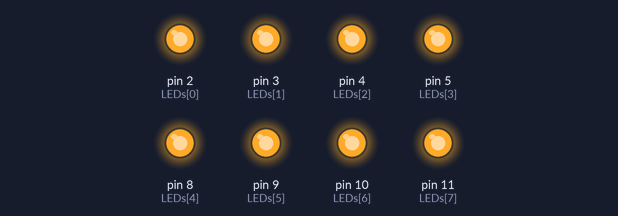
The sketch below on a simulated Arduino Uno, built with avr-gcc and run on an emulated ATmega328P. On the bench: output pins drawn as LEDs (lit = HIGH).

Above: at 0.1 s.
At 4.7 s:
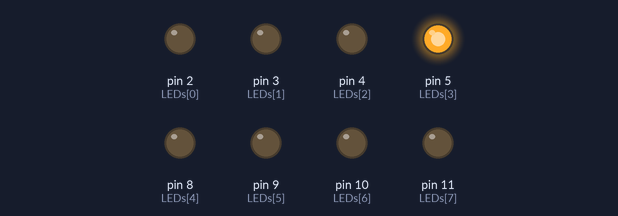
At 9.9 s:
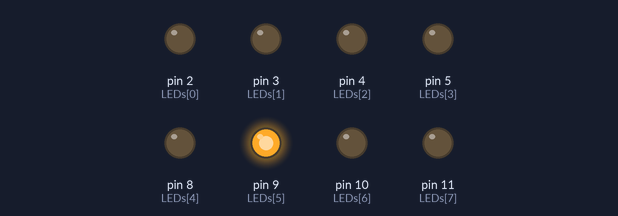
At 19.9 s:
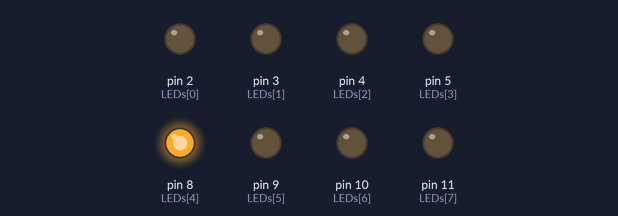
At 29.9 s:
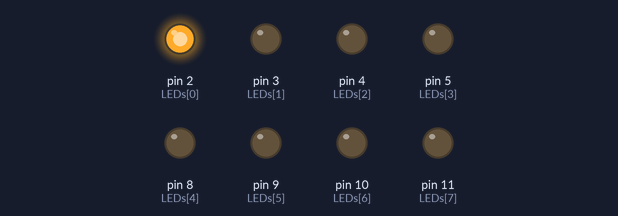
At 39.9 s:
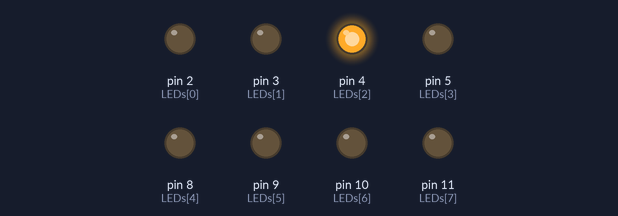
Timing chart, 0 to 40.0 s (numbered marks = the images above):
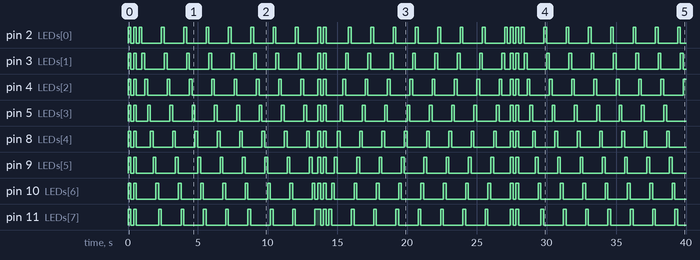

Measured:
- by itself, pin 2 (LEDs[0]): LOW → HIGH at 0.00 s, → LOW 0.20 s later, → HIGH 0.20 s later, → LOW 0.20 s later, … (60 changes in this stretch)
- by itself, pin 3 (LEDs[1]): LOW → HIGH at 0.00 s, → LOW 0.20 s later, → HIGH 0.20 s later, → LOW 0.20 s later, … (60 changes in this stretch)
- by itself, pin 4 (LEDs[2]): LOW → HIGH at 0.00 s, → LOW 0.20 s later, → HIGH 0.20 s later, → LOW 0.20 s later, … (59 changes in this stretch)
- by itself, pin 5 (LEDs[3]): moves between LOW and HIGH, repeating every 13.8 s
- by itself, pin 8 (LEDs[4]): LOW → HIGH at 0.00 s, → LOW 0.20 s later, → HIGH 0.20 s later, → LOW 0.20 s later, … (58 changes in this stretch)
- by itself, pin 9 (LEDs[5]): LOW → HIGH at 0.00 s, → LOW 0.20 s later, → HIGH 0.20 s later, → LOW 0.20 s later, … (58 changes in this stretch)
- by itself, pin 10 (LEDs[6]): LOW → HIGH at 0.00 s, → LOW 0.20 s later, → HIGH 0.20 s later, → LOW 0.20 s later, … (58 changes in this stretch)
- by itself, pin 11 (LEDs[7]): LOW → HIGH at 0.00 s, → LOW 0.20 s later, → HIGH 0.20 s later, → LOW 0.20 s later, … (56 changes in this stretch)

The sketch:

02.ino
```cpp
const byte LEDs[] = {2,3,4,5,8,9,10,11};
byte index = 0;
int i;
void setup()
{
  for(byte i=0;i<8;i++)
  {
    pinMode(LEDs[i], OUTPUT);
  }
}
void loop()
{
 for(int i=0;i<8;i++)//¥þ«G
 {
   digitalWrite(LEDs[i],HIGH);
 }
delay(200);
  for(int i=0;i<8;i++)//¥þ·t
 {
   digitalWrite(LEDs[i],LOW);
 }
delay(200);
   for(int i=0;i<8;i++)
 {
   digitalWrite(LEDs[i],HIGH);
 }
delay(200);
  for(byte i=0;i<8;i++)
 {
   digitalWrite(LEDs[i],LOW);
 }
delay(200);
   for(int i=0;i<8;i++)
 {
   digitalWrite(LEDs[i],HIGH);
   delay(200);

   digitalWrite(LEDs[i],LOW);


 }

   for(int i=0;i<8;i++)

 {

   digitalWrite(LEDs[i],HIGH);

   delay(200);

   digitalWrite(LEDs[i],LOW);


 }

   for(int i=0;i<8;i++)

 {

   digitalWrite(LEDs[i],HIGH);

   delay(200);

   digitalWrite(LEDs[i],LOW);


   }

 for(int i=0;i<8;i++)

 {

   digitalWrite(LEDs[i],HIGH);

   delay(200);

   digitalWrite(LEDs[i],LOW);


 }

 for(int i=0;i<8;i++)

 {

   digitalWrite(LEDs[i],HIGH);

   delay(200);

   digitalWrite(LEDs[i],LOW);


 }

     for(int i=0;i<8;i++)

 {

   digitalWrite(LEDs[i],HIGH);

   delay(200);

   digitalWrite(LEDs[i],LOW);


 }

     for(int i=0;i<8;i++)

 {

   digitalWrite(LEDs[i],HIGH);

   delay(200);

   digitalWrite(LEDs[i],LOW);


 }

     for(int i=0;i<8;i++)

 {

   digitalWrite(LEDs[i],HIGH);

   delay(200);

   digitalWrite(LEDs[i],LOW);


 }

   for(int i=0;i<8;i++)

 {

   digitalWrite(LEDs[i],HIGH);

  }

   delay(200);

     for(int i=0;i<8;i++)

 {

   digitalWrite(LEDs[i],LOW);

 }

     delay(200);

 for(int i=0;i<8;i++)

 {

   digitalWrite(LEDs[i],HIGH);

 }

     delay(200);

     for(int i=0;i<8;i++)

 {

   digitalWrite(LEDs[i],LOW);

 }

   delay(200);

  for(int i=7;i>=0;i--)

 {

   digitalWrite(LEDs[i],HIGH);

   delay(200);

   digitalWrite(LEDs[i],LOW);


 }

     for(int i=7;i>=0;i--)

 {

   digitalWrite(LEDs[i],HIGH);

   delay(200);

   digitalWrite(LEDs[i],LOW);


 }

     for(int i=7;i>=0;i--)

 {

   digitalWrite(LEDs[i],HIGH);

   delay(200);

   digitalWrite(LEDs[i],LOW);


 }

     for(int i=7;i>=0;i--)

 {

   digitalWrite(LEDs[i],HIGH);

   delay(200);

   digitalWrite(LEDs[i],LOW);


 }

      for(int i=7;i>=0;i--)

 {

   digitalWrite(LEDs[i],HIGH);

   delay(200);

   digitalWrite(LEDs[i],LOW);


 }

      for(int i=7;i>=0;i--)

 {

   digitalWrite(LEDs[i],HIGH);

   delay(200);

   digitalWrite(LEDs[i],LOW);


 }

      for(int i=7;i>=0;i--)

 {

   digitalWrite(LEDs[i],HIGH);

   delay(200);

   digitalWrite(LEDs[i],LOW);


 }

      for(int i=7;i>=0;i--)

 {

   digitalWrite(LEDs[i],HIGH);

   delay(200);

   digitalWrite(LEDs[i],LOW);


 }

  delay(200);

}
```
